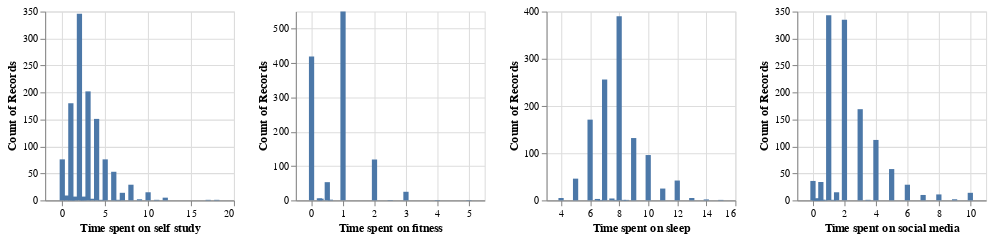

Notebook cell for this chart:
### Markdown cell above
### Nhận xét:

### Code cell
plts[5]|plts[6]|plts[7]|plts[8]

### Figure 1 — Vega-Lite specification as saved in the notebook (floating-point values rounded to 4 significant figures; data arrays with more than 128 entries replaced by an {"elided": "..."} marker saying what was removed)
{"config": {"view": {"continuousWidth": 400, "continuousHeight": 300}}, "hconcat": [{"mark": "bar", "encoding": {"x": {"field": "Time spent on self study", "type": "quantitative"}, "y": {"aggregate": "count", "type": "quantitative"}}, "height": 180, "width": 180}, {"mark": "bar", "encoding": {"x": {"field": "Time spent on fitness", "type": "quantitative"}, "y": {"aggregate": "count", "type": "quantitative"}}, "height": 180, "width": 180}, {"mark": "bar", "encoding": {"x": {"field": "Time spent on sleep", "type": "quantitative"}, "y": {"aggregate": "count", "type": "quantitative"}}, "height": 180, "width": 180}, {"mark": "bar", "encoding": {"x": {"field": "Time spent on social media", "type": "quantitative"}, "y": {"aggregate": "count", "type": "quantitative"}}, "height": 180, "width": 180}], "data": {"name": "data-9feb39c3fcb213216f6d0ba0d43f0455"}, "$schema": "https://vega.github.io/schema/vega-lite/v4.17.0.json", "datasets": {"data-9feb39c3fcb213216f6d0ba0d43f0455": {"elided": "1182 records"}}}
